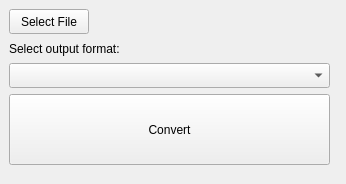
<?xml version="1.0" encoding="UTF-8"?>
<ui version="4.0">
 <class>MainWindow</class>
 <widget class="QMainWindow" name="MainWindow">
  <property name="geometry">
   <rect>
    <x>0</x>
    <y>0</y>
    <width>346</width>
    <height>184</height>
   </rect>
  </property>
  <property name="windowTitle">
   <string>Video converter (ffmpeg GUI)</string>
  </property>
  <widget class="QWidget" name="centralwidget">
   <widget class="QPushButton" name="pushButtonSelectFile">
    <property name="geometry">
     <rect>
      <x>9</x>
      <y>9</y>
      <width>80</width>
      <height>25</height>
     </rect>
    </property>
    <property name="text">
     <string>Select File</string>
    </property>
   </widget>
   <widget class="QPushButton" name="pushButtonConvert">
    <property name="geometry">
     <rect>
      <x>9</x>
      <y>94</y>
      <width>321</width>
      <height>71</height>
     </rect>
    </property>
    <property name="text">
     <string>Convert</string>
    </property>
   </widget>
   <widget class="QComboBox" name="comboBox">
    <property name="geometry">
     <rect>
      <x>9</x>
      <y>63</y>
      <width>321</width>
      <height>25</height>
     </rect>
    </property>
   </widget>
   <widget class="QLabel" name="label">
    <property name="geometry">
     <rect>
      <x>9</x>
      <y>40</y>
      <width>120</width>
      <height>17</height>
     </rect>
    </property>
    <property name="text">
     <string>Select output format:</string>
    </property>
   </widget>
  </widget>
 </widget>
 <resources/>
 <connections/>
</ui>
